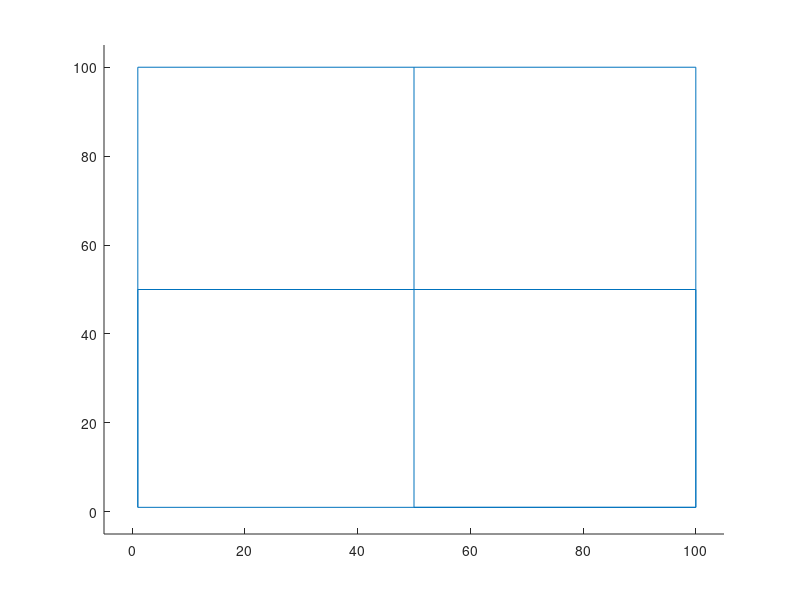

Write MATLAB code to recreate this figure. (Note: this script raises an error after producing the figure.)
clc;
X=[1, 100, 100 1, 1 1 100 100 50 50 50];
Y= [1, 1, 100, 100, 1, 50 50 1, 1, 1 100];
line(X,Y);
axis([-5  105  -5  105]);
hold on;

p1=[2,2,1; 12, 2, 1; 22, 2, 1;
    2,12,1; 12, 12, 1; 22, 12, 1;
    2,22,1; 12, 22, 1; 22, 22, 1;
    32,6,1; 40, 10, 1; 32,16,1; 40, 20, 1;
    32,26,1; 40, 30, 1; ];

p1s=size(p1,1);
for i=1:p1s
    p2=p1(i,:);
    %filledCircle(p2+50, 1, 10,'b');
end;
hold on;
x=[pi/6, 0, 0]';
pres=fRigid(x, p1');
p1s=size(pres,1);
for i=1:p1s
    p2=pres(i,:);
    filledCircle(p2+50, 1, 10,'b');
end;

